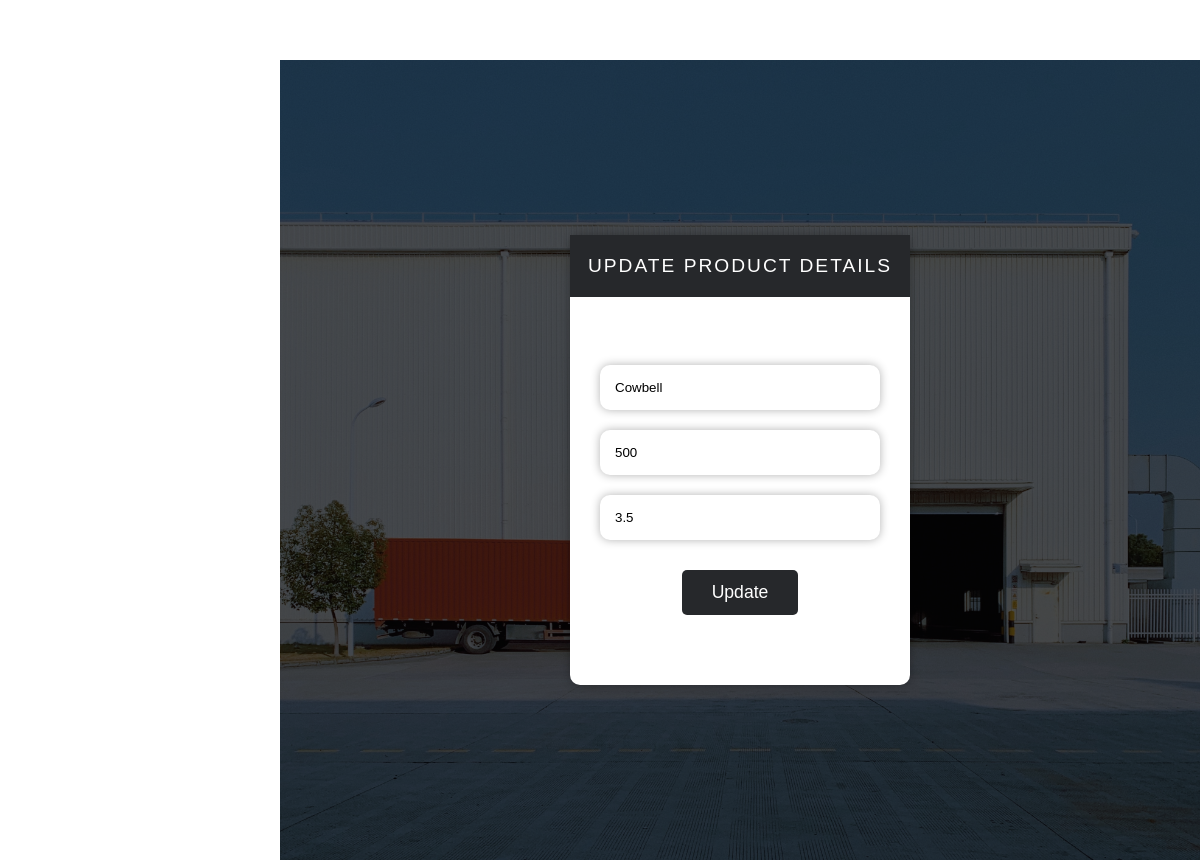
The app's page /product/edit.php?GetID=1 with its own data.
### tables this page shows
CREATE TABLE IF NOT EXISTS `Products` (
  `ID` int(11) NOT NULL,
  `date_added` timestamp NOT NULL DEFAULT CURRENT_TIMESTAMP,
  `name` varchar(125) NOT NULL,
  `stock` int(100) NOT NULL,
  `price` double NOT NULL
);

### product/edit.php (the view, shortened to what this page needs)
<?php
    require_once("../include/connection.php");
    $productId = $_GET['GetID'];
    $query = " SELECT * FROM Products WHERE ID ='".$productId."'";
    $result = mysqli_query($con,$query);
    while($row=mysqli_fetch_assoc($result))
    {
        $name = $row['name'];
        $stock = $row['stock'];
        $price = $row['price'];
    }
?>
<!DOCTYPE html>
<html lang="en">
<head>
    <link rel="stylesheet" href="../css/utils.css" />
    <link rel="stylesheet" href="../css/main.css" />
    <link rel="stylesheet" href="../css/index.css" />
    <link rel="stylesheet" href="../assets/fontawesome-free/css/all.css" />
</head>
<body class="bg-light">
<div class="content">
    <div class="formWrapper">
        <form action="./update.php?ID=<?php echo $productId ?>" method="post" class="formContent">
            <p class="formHeading">Update Product Details</p>
            <div class="inputs">
                <div class="inputWrapper">
                    <input type="text" class="form-control mb-2" placeholder=" Product Name " name="name" value="<?php echo $name ?>" required>
                </div>
                <div class="inputWrapper">
                    <input type="text" class="form-control mb-2" placeholder=" Stock " name="stock" value="<?php echo $stock ?>" required>
                </div>
                <div class="inputWrapper">
                    <input type="text" class="form-control mb-2" placeholder=" Price " name="price" value="<?php echo $price ?>" required>
                </div>
                <div class="buttonWrapper">
                    <button class="button" name="update">Update</button>
                </div>
            </div>
        </form>
    </div>
</div>
</body>
</html>

### css/utils.css (style rules this page uses)
* { padding: 0; margin: 0; font-family: -apple-system, BlinkMacSystemFont, "Segoe UI", Roboto, Oxygen, Ubuntu, Cantarell, "Open Sans", "Helvetica Neue", sans-serif; }

### css/main.css (style rules this page uses)
* { padding: 0; margin: 0; font-family: -apple-system, BlinkMacSystemFont, "Segoe UI", Roboto, Oxygen, Ubuntu, Cantarell, "Open Sans", "Helvetica Neue", sans-serif; }
.content { padding-top: 60px; padding-left: 280px; }

### css/index.css (style rules this page uses)
* { margin: 0; font-family: Arial, Helvetica, sans-serif; }
.formWrapper { display: grid; place-items: center; min-height: 100vh; background-color: #26282b !important; background-image: url("../images/bg.jpg"); background-position: center; background-size: cover; background-blend-mode: overlay; position: relative; }
.inputWrapper { padding: 10px; }
input { padding: 15px 15px; border: none; border-radius: 10px; box-shadow: 0 0px 10px 0 rgba(0, 0, 0, 0.3); width: 250px; }
.buttonWrapper { padding: 20px; display: grid; place-items: center; }
button { padding: 12px 30px; background-color: #26282b; border: none; border-radius: 5px; color: white; font-size: 1.1rem; }
.formContent { position: relative; border-radius: 4px; padding: 90px 20px 50px 20px; background-color: white; box-shadow: 0 0px 10px 0 rgba(0, 0, 0, 0.3); width: 300px; border-radius: 10px 10px; }
.formHeading { position: absolute; top: 0px; left: 0; padding: 20px 5px; text-align: center; background-color: #26282b; color: white; width: 100%; font-size: 1.2rem; letter-spacing: 2px; box-sizing: border-box; text-transform: uppercase; }
.inputs { padding-top: 30px; }

### records on screen
products: name "Cowbell", stock "500", price "3.5"
